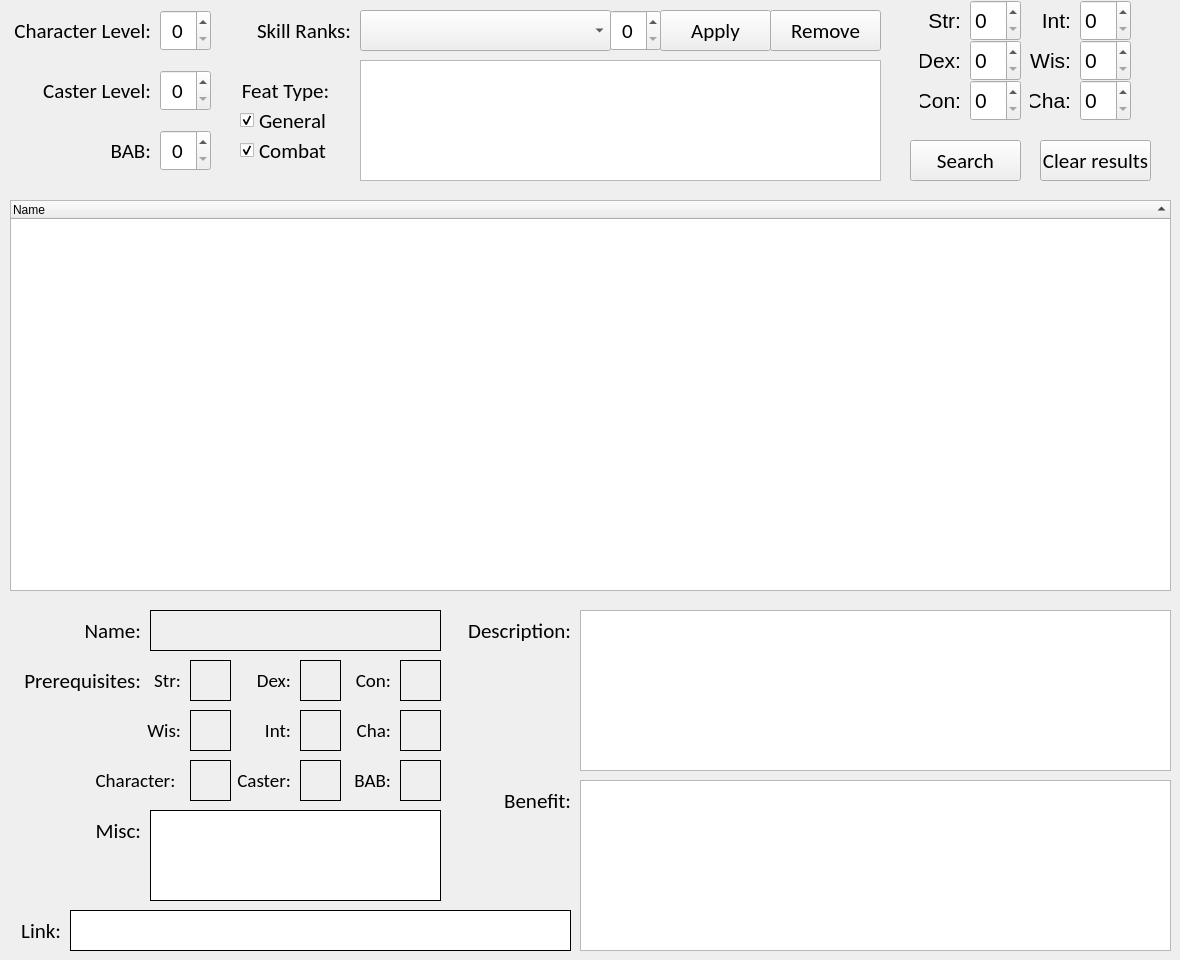
    <widget class="QWidget" name="feats_tab">
     <attribute name="title">
      <string>Feats</string>
     </attribute>
     <widget class="QLabel" name="label">
      <property name="geometry">
       <rect>
        <x>20</x>
        <y>610</y>
        <width>121</width>
        <height>41</height>
       </rect>
      </property>
      <property name="font">
       <font>
        <family>Calibri</family>
        <pointsize>16</pointsize>
       </font>
      </property>
      <property name="text">
       <string>Name:</string>
      </property>
      <property name="alignment">
       <set>Qt::AlignRight|Qt::AlignTrailing|Qt::AlignVCenter</set>
      </property>
     </widget>
     <widget class="QLabel" name="feat_name_label">
      <property name="geometry">
       <rect>
        <x>150</x>
        <y>610</y>
        <width>291</width>
        <height>41</height>
       </rect>
      </property>
      <property name="font">
       <font>
        <family>Calibri</family>
        <pointsize>16</pointsize>
       </font>
      </property>
      <property name="frameShape">
       <enum>QFrame::Box</enum>
      </property>
      <property name="text">
       <string/>
      </property>
      <property name="scaledContents">
       <bool>false</bool>
      </property>
     </widget>
     <widget class="QLabel" name="label_3">
      <property name="geometry">
       <rect>
        <x>450</x>
        <y>610</y>
        <width>121</width>
        <height>41</height>
       </rect>
      </property>
      <property name="font">
       <font>
        <family>Calibri</family>
        <pointsize>16</pointsize>
       </font>
      </property>
      <property name="text">
       <string>Description:</string>
      </property>
      <property name="alignment">
       <set>Qt::AlignRight|Qt::AlignTrailing|Qt::AlignVCenter</set>
      </property>
     </widget>
     <widget class="QLabel" name="label_4">
      <property name="geometry">
       <rect>
        <x>450</x>
        <y>780</y>
        <width>121</width>
        <height>41</height>
       </rect>
      </property>
      <property name="font">
       <font>
        <family>Calibri</family>
        <pointsize>16</pointsize>
       </font>
      </property>
      <property name="text">
       <string>Benefit:</string>
      </property>
      <property name="alignment">
       <set>Qt::AlignRight|Qt::AlignTrailing|Qt::AlignVCenter</set>
      </property>
     </widget>
     <widget class="QLabel" name="feat_str_label">
      <property name="geometry">
       <rect>
        <x>190</x>
        <y>660</y>
        <width>41</width>
        <height>41</height>
       </rect>
      </property>
      <property name="font">
       <font>
        <family>Calibri</family>
        <pointsize>16</pointsize>
       </font>
      </property>
      <property name="frameShape">
       <enum>QFrame::Box</enum>
      </property>
      <property name="text">
       <string/>
      </property>
      <property name="scaledContents">
       <bool>false</bool>
      </property>
     </widget>
     <widget class="QLabel" name="label_6">
      <property name="geometry">
       <rect>
        <x>10</x>
        <y>10</y>
        <width>141</width>
        <height>41</height>
       </rect>
      </property>
      <property name="font">
       <font>
        <family>Calibri</family>
        <pointsize>16</pointsize>
       </font>
      </property>
      <property name="text">
       <string>Character Level:</string>
      </property>
      <property name="alignment">
       <set>Qt::AlignRight|Qt::AlignTrailing|Qt::AlignVCenter</set>
      </property>
     </widget>
     <widget class="QLabel" name="label_7">
      <property name="geometry">
       <rect>
        <x>10</x>
        <y>70</y>
        <width>141</width>
        <height>41</height>
       </rect>
      </property>
      <property name="font">
       <font>
        <family>Calibri</family>
        <pointsize>16</pointsize>
       </font>
      </property>
      <property name="text">
       <string>Caster Level:</string>
      </property>
      <property name="alignment">
       <set>Qt::AlignRight|Qt::AlignTrailing|Qt::AlignVCenter</set>
      </property>
     </widget>
     <widget class="QLabel" name="label_8">
      <property name="geometry">
       <rect>
        <x>210</x>
        <y>10</y>
        <width>141</width>
        <height>41</height>
       </rect>
      </property>
      <property name="font">
       <font>
        <family>Calibri</family>
        <pointsize>16</pointsize>
       </font>
      </property>
      <property name="text">
       <string>Skill Ranks:</string>
      </property>
      <property name="alignment">
       <set>Qt::AlignRight|Qt::AlignTrailing|Qt::AlignVCenter</set>
      </property>
     </widget>
     <widget class="QSpinBox" name="caster_lvl_spinbox">
      <property name="geometry">
       <rect>
        <x>160</x>
        <y>70</y>
        <width>51</width>
        <height>41</height>
       </rect>
      </property>
      <property name="font">
       <font>
        <family>Calibri</family>
        <pointsize>16</pointsize>
       </font>
      </property>
      <property name="alignment">
       <set>Qt::AlignCenter</set>
      </property>
     </widget>
     <widget class="QSpinBox" name="char_lvl_spinbox">
      <property name="geometry">
       <rect>
        <x>160</x>
        <y>10</y>
        <width>51</width>
        <height>41</height>
       </rect>
      </property>
      <property name="font">
       <font>
        <family>Calibri</family>
        <pointsize>16</pointsize>
       </font>
      </property>
      <property name="alignment">
       <set>Qt::AlignCenter</set>
      </property>
     </widget>
     <widget class="QComboBox" name="skill_combobox">
      <property name="geometry">
       <rect>
        <x>360</x>
        <y>10</y>
        <width>251</width>
        <height>41</height>
       </rect>
      </property>
     </widget>
     <widget class="QSpinBox" name="skill_lvl_spinbox">
      <property name="geometry">
       <rect>
        <x>610</x>
        <y>10</y>
        <width>51</width>
        <height>41</height>
       </rect>
      </property>
      <property name="font">
       <font>
        <family>Calibri</family>
        <pointsize>16</pointsize>
       </font>
      </property>
      <property name="alignment">
       <set>Qt::AlignCenter</set>
      </property>
     </widget>
     <widget class="QPushButton" name="filter_apply_button">
      <property name="geometry">
       <rect>
        <x>660</x>
        <y>10</y>
        <width>111</width>
        <height>41</height>
       </rect>
      </property>
      <property name="font">
       <font>
        <family>Calibri</family>
        <pointsize>16</pointsize>
       </font>
      </property>
      <property name="text">
       <string>Apply</string>
      </property>
     </widget>
     <widget class="QPushButton" name="filter_remove_button">
      <property name="geometry">
       <rect>
        <x>770</x>
        <y>10</y>
        <width>111</width>
        <height>41</height>
       </rect>
      </property>
      <property name="font">
       <font>
        <family>Calibri</family>
        <pointsize>16</pointsize>
       </font>
      </property>
      <property name="text">
       <string>Remove</string>
      </property>
     </widget>
     <widget class="QPushButton" name="feat_search_button">
      <property name="geometry">
       <rect>
        <x>910</x>
        <y>140</y>
        <width>111</width>
        <height>41</height>
       </rect>
      </property>
      <property name="font">
       <font>
        <family>Calibri</family>
        <pointsize>16</pointsize>
       </font>
      </property>
      <property name="text">
       <string>Search</string>
      </property>
     </widget>
     <widget class="QPushButton" name="feat_clear_button">
      <property name="geometry">
       <rect>
        <x>1040</x>
        <y>140</y>
        <width>111</width>
        <height>41</height>
       </rect>
      </property>
      <property name="font">
       <font>
        <family>Calibri</family>
        <pointsize>16</pointsize>
       </font>
      </property>
      <property name="text">
       <string>Clear results</string>
      </property>
     </widget>
     <widget class="QCheckBox" name="feat_type_general_checkbox">
      <property name="geometry">
       <rect>
        <x>240</x>
        <y>100</y>
        <width>91</width>
        <height>41</height>
       </rect>
      </property>
      <property name="font">
       <font>
        <family>Calibri</family>
        <pointsize>16</pointsize>
       </font>
      </property>
      <property name="text">
       <string>General</string>
      </property>
      <property name="checked">
       <bool>true</bool>
      </property>
     </widget>
     <widget class="QLabel" name="label_9">
      <property name="geometry">
       <rect>
        <x>210</x>
        <y>70</y>
        <width>151</width>
        <height>41</height>
       </rect>
      </property>
      <property name="font">
       <font>
        <family>Calibri</family>
        <pointsize>16</pointsize>
       </font>
      </property>
      <property name="text">
       <string>Feat Type:</string>
      </property>
      <property name="alignment">
       <set>Qt::AlignCenter</set>
      </property>
     </widget>
     <widget class="QCheckBox" name="feat_type_combat_checkbox">
      <property name="geometry">
       <rect>
        <x>240</x>
        <y>130</y>
        <width>91</width>
        <height>41</height>
       </rect>
      </property>
      <property name="font">
       <font>
        <family>Calibri</family>
        <pointsize>16</pointsize>
       </font>
      </property>
      <property name="text">
       <string>Combat</string>
      </property>
      <property name="checked">
       <bool>true</bool>
      </property>
     </widget>
     <widget class="QLabel" name="label_2">
      <property name="geometry">
       <rect>
        <x>20</x>
        <y>660</y>
        <width>121</width>
        <height>41</height>
       </rect>
      </property>
      <property name="font">
       <font>
        <family>Calibri</family>
        <pointsize>16</pointsize>
       </font>
      </property>
      <property name="text">
       <string>Prerequisites:</string>
      </property>
      <property name="alignment">
       <set>Qt::AlignRight|Qt::AlignTrailing|Qt::AlignVCenter</set>
      </property>
     </widget>
     <widget class="QListWidget" name="skill_filters_listwidget">
      <property name="geometry">
       <rect>
        <x>360</x>
        <y>60</y>
        <width>521</width>
        <height>121</height>
       </rect>
      </property>
     </widget>
     <widget class="QTreeWidget" name="feat_results_tree">
      <property name="geometry">
       <rect>
        <x>10</x>
        <y>200</y>
        <width>1161</width>
        <height>391</height>
       </rect>
      </property>
      <property name="sortingEnabled">
       <bool>true</bool>
      </property>
      <property name="columnCount">
       <number>1</number>
      </property>
      <attribute name="headerVisible">
       <bool>true</bool>
      </attribute>
      <column>
       <property name="text">
        <string>Name</string>
       </property>
      </column>
     </widget>
     <widget class="QLabel" name="label_10">
      <property name="geometry">
       <rect>
        <x>920</x>
        <y>0</y>
        <width>41</width>
        <height>41</height>
       </rect>
      </property>
      <property name="font">
       <font>
        <pointsize>16</pointsize>
       </font>
      </property>
      <property name="text">
       <string>Str:</string>
      </property>
      <property name="alignment">
       <set>Qt::AlignRight|Qt::AlignTrailing|Qt::AlignVCenter</set>
      </property>
     </widget>
     <widget class="QSpinBox" name="str_spinbox">
      <property name="geometry">
       <rect>
        <x>970</x>
        <y>0</y>
        <width>51</width>
        <height>41</height>
       </rect>
      </property>
      <property name="font">
       <font>
        <pointsize>16</pointsize>
       </font>
      </property>
     </widget>
     <widget class="QSpinBox" name="dex_spinbox">
      <property name="geometry">
       <rect>
        <x>970</x>
        <y>40</y>
        <width>51</width>
        <height>41</height>
       </rect>
      </property>
      <property name="font">
       <font>
        <pointsize>16</pointsize>
       </font>
      </property>
     </widget>
     <widget class="QLabel" name="label_11">
      <property name="geometry">
       <rect>
        <x>920</x>
        <y>40</y>
        <width>41</width>
        <height>41</height>
       </rect>
      </property>
      <property name="font">
       <font>
        <pointsize>16</pointsize>
       </font>
      </property>
      <property name="text">
       <string>Dex:</string>
      </property>
      <property name="alignment">
       <set>Qt::AlignRight|Qt::AlignTrailing|Qt::AlignVCenter</set>
      </property>
     </widget>
     <widget class="QSpinBox" name="con_spinbox">
      <property name="geometry">
       <rect>
        <x>970</x>
        <y>80</y>
        <width>51</width>
        <height>41</height>
       </rect>
      </property>
      <property name="font">
       <font>
        <pointsize>16</pointsize>
       </font>
      </property>
     </widget>
     <widget class="QLabel" name="label_12">
      <property name="geometry">
       <rect>
        <x>920</x>
        <y>80</y>
        <width>41</width>
        <height>41</height>
       </rect>
      </property>
      <property name="font">
       <font>
        <pointsize>16</pointsize>
       </font>
      </property>
      <property name="text">
       <string>Con:</string>
      </property>
      <property name="alignment">
       <set>Qt::AlignRight|Qt::AlignTrailing|Qt::AlignVCenter</set>
      </property>
     </widget>
     <widget class="QSpinBox" name="int_spinbox">
      <property name="geometry">
       <rect>
        <x>1080</x>
        <y>0</y>
        <width>51</width>
        <height>41</height>
       </rect>
      </property>
      <property name="font">
       <font>
        <pointsize>16</pointsize>
       </font>
      </property>
     </widget>
     <widget class="QLabel" name="label_13">
      <property name="geometry">
       <rect>
        <x>1030</x>
        <y>0</y>
        <width>41</width>
        <height>41</height>
       </rect>
      </property>
      <property name="font">
       <font>
        <pointsize>16</pointsize>
       </font>
      </property>
      <property name="text">
       <string>Int:</string>
      </property>
      <property name="alignment">
       <set>Qt::AlignRight|Qt::AlignTrailing|Qt::AlignVCenter</set>
      </property>
     </widget>
     <widget class="QSpinBox" name="wis_spinbox">
      <property name="geometry">
       <rect>
        <x>1080</x>
        <y>40</y>
        <width>51</width>
        <height>41</height>
       </rect>
      </property>
      <property name="font">
       <font>
        <pointsize>16</pointsize>
       </font>
      </property>
     </widget>
     <widget class="QLabel" name="label_14">
      <property name="geometry">
       <rect>
        <x>1030</x>
        <y>40</y>
        <width>41</width>
        <height>41</height>
       </rect>
      </property>
      <property name="font">
       <font>
        <pointsize>16</pointsize>
       </font>
      </property>
      <property name="text">
       <string>Wis:</string>
      </property>
      <property name="alignment">
       <set>Qt::AlignRight|Qt::AlignTrailing|Qt::AlignVCenter</set>
      </property>
     </widget>
     <widget class="QSpinBox" name="cha_spinbox">
      <property name="geometry">
       <rect>
        <x>1080</x>
        <y>80</y>
        <width>51</width>
        <height>41</height>
       </rect>
      </property>
      <property name="font">
       <font>
        <pointsize>16</pointsize>
       </font>
      </property>
     </widget>
     <widget class="QLabel" name="label_15">
      <property name="geometry">
       <rect>
        <x>1030</x>
        <y>80</y>
        <width>41</width>
        <height>41</height>
       </rect>
      </property>
      <property name="font">
       <font>
        <pointsize>16</pointsize>
       </font>
      </property>
      <property name="text">
       <string>Cha:</string>
      </property>
      <property name="alignment">
       <set>Qt::AlignRight|Qt::AlignTrailing|Qt::AlignVCenter</set>
      </property>
     </widget>
     <widget class="QLabel" name="label_16">
      <property name="geometry">
       <rect>
        <x>140</x>
        <y>660</y>
        <width>41</width>
        <height>41</height>
       </rect>
      </property>
      <property name="font">
       <font>
        <family>Calibri</family>
        <pointsize>14</pointsize>
       </font>
      </property>
      <property name="text">
       <string>Str:</string>
      </property>
      <property name="alignment">
       <set>Qt::AlignRight|Qt::AlignTrailing|Qt::AlignVCenter</set>
      </property>
     </widget>
     <widget class="QLabel" name="label_17">
      <property name="geometry">
       <rect>
        <x>250</x>
        <y>660</y>
        <width>41</width>
        <height>41</height>
       </rect>
      </property>
      <property name="font">
       <font>
        <family>Calibri</family>
        <pointsize>14</pointsize>
       </font>
      </property>
      <property name="text">
       <string>Dex:</string>
      </property>
      <property name="alignment">
       <set>Qt::AlignRight|Qt::AlignTrailing|Qt::AlignVCenter</set>
      </property>
     </widget>
     <widget class="QLabel" name="feat_dex_label">
      <property name="geometry">
       <rect>
        <x>300</x>
        <y>660</y>
        <width>41</width>
        <height>41</height>
       </rect>
      </property>
      <property name="font">
       <font>
        <family>Calibri</family>
        <pointsize>16</pointsize>
       </font>
      </property>
      <property name="frameShape">
       <enum>QFrame::Box</enum>
      </property>
      <property name="text">
       <string/>
      </property>
      <property name="scaledContents">
       <bool>false</bool>
      </property>
     </widget>
     <widget class="QLabel" name="label_18">
      <property name="geometry">
       <rect>
        <x>350</x>
        <y>660</y>
        <width>41</width>
        <height>41</height>
       </rect>
      </property>
      <property name="font">
       <font>
        <family>Calibri</family>
        <pointsize>14</pointsize>
       </font>
      </property>
      <property name="text">
       <string>Con:</string>
      </property>
      <property name="alignment">
       <set>Qt::AlignRight|Qt::AlignTrailing|Qt::AlignVCenter</set>
      </property>
     </widget>
     <widget class="QLabel" name="feat_con_label">
      <property name="geometry">
       <rect>
        <x>400</x>
        <y>660</y>
        <width>41</width>
        <height>41</height>
       </rect>
      </property>
      <property name="font">
       <font>
        <family>Calibri</family>
        <pointsize>16</pointsize>
       </font>
      </property>
      <property name="frameShape">
       <enum>QFrame::Box</enum>
      </property>
      <property name="text">
       <string/>
      </property>
      <property name="scaledContents">
       <bool>false</bool>
      </property>
     </widget>
     <widget class="QLabel" name="label_19">
      <property name="geometry">
       <rect>
        <x>350</x>
        <y>710</y>
        <width>41</width>
        <height>41</height>
       </rect>
      </property>
      <property name="font">
       <font>
        <family>Calibri</family>
        <pointsize>14</pointsize>
       </font>
      </property>
      <property name="text">
       <string>Cha:</string>
      </property>
      <property name="alignment">
       <set>Qt::AlignRight|Qt::AlignTrailing|Qt::AlignVCenter</set>
      </property>
     </widget>
     <widget class="QLabel" name="feat_cha_label">
      <property name="geometry">
       <rect>
        <x>400</x>
        <y>710</y>
        <width>41</width>
        <height>41</height>
       </rect>
      </property>
      <property name="font">
       <font>
        <family>Calibri</family>
        <pointsize>16</pointsize>
       </font>
      </property>
      <property name="frameShape">
       <enum>QFrame::Box</enum>
      </property>
      <property name="text">
       <string/>
      </property>
      <property name="scaledContents">
       <bool>false</bool>
      </property>
     </widget>
     <widget class="QLabel" name="feal_label_99">
      <property name="geometry">
       <rect>
        <x>250</x>
        <y>710</y>
        <width>41</width>
        <height>41</height>
       </rect>
      </property>
      <property name="font">
       <font>
        <family>Calibri</family>
        <pointsize>14</pointsize>
       </font>
      </property>
      <property name="text">
       <string>Int:</string>
      </property>
      <property name="alignment">
       <set>Qt::AlignRight|Qt::AlignTrailing|Qt::AlignVCenter</set>
      </property>
     </widget>
     <widget class="QLabel" name="feat_int_label">
      <property name="geometry">
       <rect>
        <x>300</x>
        <y>710</y>
        <width>41</width>
        <height>41</height>
       </rect>
      </property>
      <property name="font">
       <font>
        <family>Calibri</family>
        <pointsize>16</pointsize>
       </font>
      </property>
      <property name="frameShape">
       <enum>QFrame::Box</enum>
      </property>
      <property name="text">
       <string/>
      </property>
      <property name="scaledContents">
       <bool>false</bool>
      </property>
     </widget>
     <widget class="QLabel" name="label_21">
      <property name="geometry">
       <rect>
        <x>140</x>
        <y>710</y>
        <width>41</width>
        <height>41</height>
       </rect>
      </property>
      <property name="font">
       <font>
        <family>Calibri</family>
        <pointsize>14</pointsize>
       </font>
      </property>
      <property name="text">
       <string>Wis:</string>
      </property>
      <property name="alignment">
       <set>Qt::AlignRight|Qt::AlignTrailing|Qt::AlignVCenter</set>
      </property>
     </widget>
     <widget class="QLabel" name="feat_wis_label">
      <property name="geometry">
       <rect>
        <x>190</x>
        <y>710</y>
        <width>41</width>
        <height>41</height>
       </rect>
      </property>
      <property name="font">
       <font>
        <family>Calibri</family>
        <pointsize>16</pointsize>
       </font>
      </property>
      <property name="frameShape">
       <enum>QFrame::Box</enum>
      </property>
      <property name="text">
       <string/>
      </property>
      <property name="scaledContents">
       <bool>false</bool>
      </property>
     </widget>
     <widget class="QLabel" name="feat_caster_lvl_label">
      <property name="geometry">
       <rect>
        <x>300</x>
        <y>760</y>
        <width>41</width>
        <height>41</height>
       </rect>
      </property>
      <property name="font">
       <font>
        <family>Calibri</family>
        <pointsize>16</pointsize>
       </font>
      </property>
      <property name="frameShape">
       <enum>QFrame::Box</enum>
      </property>
      <property name="text">
       <string/>
      </property>
      <property name="scaledContents">
       <bool>false</bool>
      </property>
     </widget>
     <widget class="QLabel" name="label_22">
      <property name="geometry">
       <rect>
        <x>230</x>
        <y>760</y>
        <width>61</width>
        <height>41</height>
       </rect>
      </property>
      <property name="font">
       <font>
        <family>Calibri</family>
        <pointsize>14</pointsize>
       </font>
      </property>
      <property name="text">
       <string>Caster:</string>
      </property>
      <property name="alignment">
       <set>Qt::AlignRight|Qt::AlignTrailing|Qt::AlignVCenter</set>
      </property>
     </widget>
     <widget class="QLabel" name="label_23">
      <property name="geometry">
       <rect>
        <x>90</x>
        <y>760</y>
        <width>91</width>
        <height>41</height>
       </rect>
      </property>
      <property name="font">
       <font>
        <family>Calibri</family>
        <pointsize>14</pointsize>
       </font>
      </property>
      <property name="text">
       <string>Character:</string>
      </property>
      <property name="alignment">
       <set>Qt::AlignCenter</set>
      </property>
     </widget>
     <widget class="QLabel" name="feat_character_lvl_label">
      <property name="geometry">
       <rect>
        <x>190</x>
        <y>760</y>
        <width>41</width>
        <height>41</height>
       </rect>
      </property>
      <property name="font">
       <font>
        <family>Calibri</family>
        <pointsize>16</pointsize>
       </font>
      </property>
      <property name="frameShape">
       <enum>QFrame::Box</enum>
      </property>
      <property name="text">
       <string/>
      </property>
      <property name="scaledContents">
       <bool>false</bool>
      </property>
      <property name="alignment">
       <set>Qt::AlignCenter</set>
      </property>
     </widget>
     <widget class="QLabel" name="label_24">
      <property name="geometry">
       <rect>
        <x>30</x>
        <y>810</y>
        <width>111</width>
        <height>41</height>
       </rect>
      </property>
      <property name="font">
       <font>
        <family>Calibri</family>
        <pointsize>16</pointsize>
       </font>
      </property>
      <property name="text">
       <string>Misc:</string>
      </property>
      <property name="alignment">
       <set>Qt::AlignRight|Qt::AlignTrailing|Qt::AlignVCenter</set>
      </property>
     </widget>
     <widget class="QLabel" name="label_5">
      <property name="geometry">
       <rect>
        <x>20</x>
        <y>910</y>
        <width>41</width>
        <height>41</height>
       </rect>
      </property>
      <property name="font">
       <font>
        <family>Calibri</family>
        <pointsize>16</pointsize>
       </font>
      </property>
      <property name="text">
       <string>Link:</string>
      </property>
      <property name="alignment">
       <set>Qt::AlignRight|Qt::AlignTrailing|Qt::AlignVCenter</set>
      </property>
     </widget>
     <widget class="QSpinBox" name="bab_spinbox">
      <property name="geometry">
       <rect>
        <x>160</x>
        <y>130</y>
        <width>51</width>
        <height>41</height>
       </rect>
      </property>
      <property name="font">
       <font>
        <family>Calibri</family>
        <pointsize>16</pointsize>
       </font>
      </property>
      <property name="alignment">
       <set>Qt::AlignCenter</set>
      </property>
     </widget>
     <widget class="QLabel" name="label_20">
      <property name="geometry">
       <rect>
        <x>100</x>
        <y>130</y>
        <width>51</width>
        <height>41</height>
       </rect>
      </property>
      <property name="font">
       <font>
        <family>Calibri</family>
        <pointsize>16</pointsize>
       </font>
      </property>
      <property name="text">
       <string>BAB:</string>
      </property>
      <property name="alignment">
       <set>Qt::AlignRight|Qt::AlignTrailing|Qt::AlignVCenter</set>
      </property>
     </widget>
     <widget class="QLabel" name="feat_bab_label">
      <property name="geometry">
       <rect>
        <x>400</x>
        <y>760</y>
        <width>41</width>
        <height>41</height>
       </rect>
      </property>
      <property name="font">
       <font>
        <family>Calibri</family>
        <pointsize>16</pointsize>
       </font>
      </property>
      <property name="frameShape">
       <enum>QFrame::Box</enum>
      </property>
      <property name="text">
       <string/>
      </property>
      <property name="scaledContents">
       <bool>false</bool>
      </property>
     </widget>
     <widget class="QLabel" name="label_25">
      <property name="geometry">
       <rect>
        <x>350</x>
        <y>760</y>
        <width>41</width>
        <height>41</height>
       </rect>
      </property>
      <property name="font">
       <font>
        <family>Calibri</family>
        <pointsize>14</pointsize>
       </font>
      </property>
      <property name="text">
       <string>BAB:</string>
      </property>
      <property name="alignment">
       <set>Qt::AlignRight|Qt::AlignTrailing|Qt::AlignVCenter</set>
      </property>
     </widget>
     <widget class="QTextEdit" name="feat_link_label">
      <property name="geometry">
       <rect>
        <x>70</x>
        <y>910</y>
        <width>501</width>
        <height>41</height>
       </rect>
      </property>
      <property name="frameShape">
       <enum>QFrame::Box</enum>
      </property>
      <property name="frameShadow">
       <enum>QFrame::Plain</enum>
      </property>
      <property name="sizeAdjustPolicy">
       <enum>QAbstractScrollArea::AdjustToContents</enum>
      </property>
      <property name="readOnly">
       <bool>true</bool>
      </property>
     </widget>
     <widget class="QTextEdit" name="feat_desc_label">
      <property name="geometry">
       <rect>
        <x>580</x>
        <y>610</y>
        <width>591</width>
        <height>161</height>
       </rect>
      </property>
      <property name="lineWrapMode">
       <enum>QTextEdit::WidgetWidth</enum>
      </property>
      <property name="readOnly">
       <bool>true</bool>
      </property>
     </widget>
     <widget class="QTextEdit" name="feat_benefit_label">
      <property name="geometry">
       <rect>
        <x>580</x>
        <y>780</y>
        <width>591</width>
        <height>171</height>
       </rect>
      </property>
      <property name="lineWrapMode">
       <enum>QTextEdit::WidgetWidth</enum>
      </property>
      <property name="readOnly">
       <bool>true</bool>
      </property>
     </widget>
     <widget class="QTextEdit" name="feat_misc_label">
      <property name="geometry">
       <rect>
        <x>150</x>
        <y>810</y>
        <width>291</width>
        <height>91</height>
       </rect>
      </property>
      <property name="frameShape">
       <enum>QFrame::Box</enum>
      </property>
      <property name="frameShadow">
       <enum>QFrame::Plain</enum>
      </property>
      <property name="sizeAdjustPolicy">
       <enum>QAbstractScrollArea::AdjustToContents</enum>
      </property>
      <property name="readOnly">
       <bool>true</bool>
      </property>
     </widget>
    </widget>
